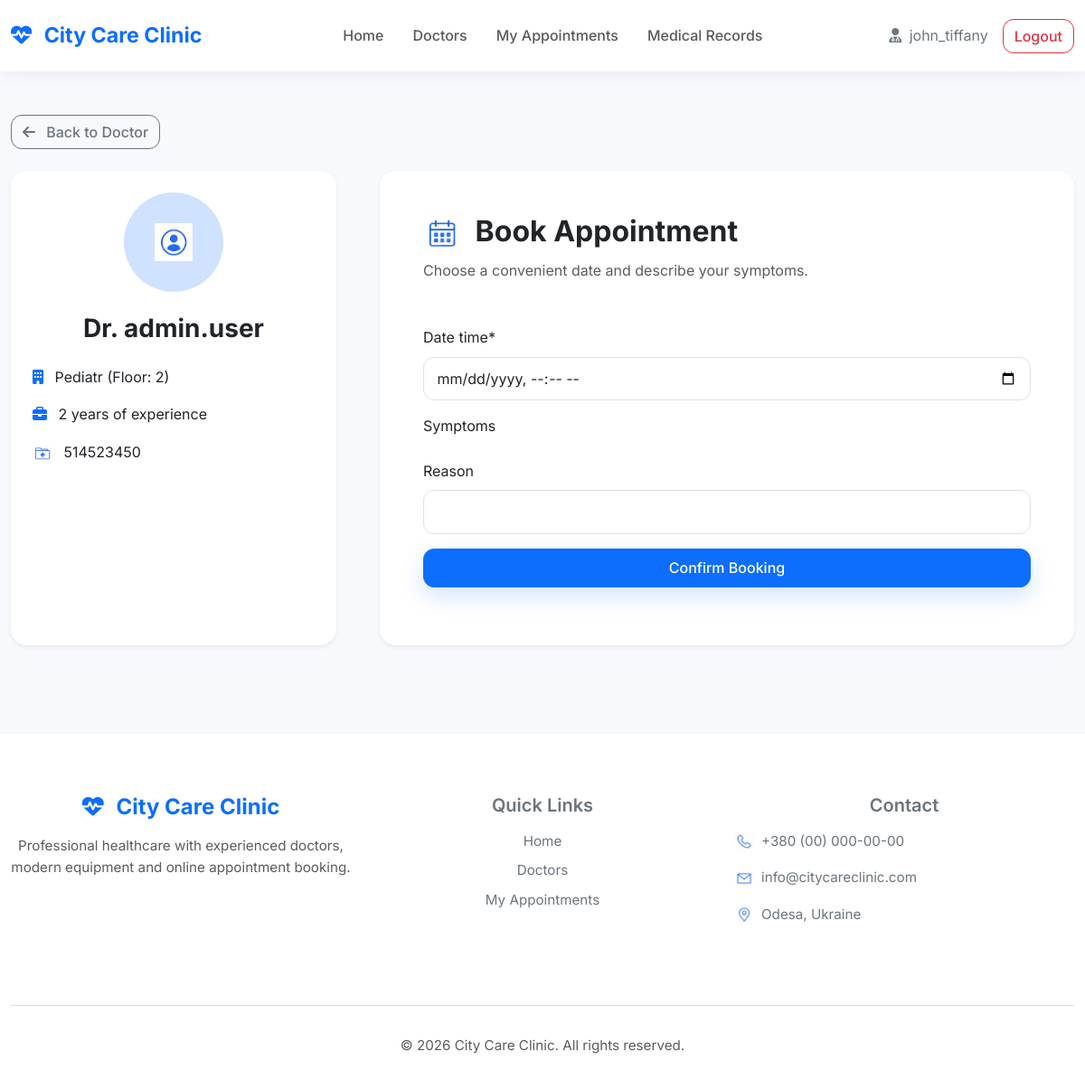
The page /doctor/1/book/ (signed in) on the database its author committed.
### hospital/models.py (models this page shows, shortened)
class CustomUser(AbstractUser):
    ROLE_CHOICES = [
        ("patient", "Patient"),
        ("doctor", "Doctor"),
    ]
    role = models.CharField(
        max_length=50,
        choices=ROLE_CHOICES,
        default="patient",
    )

class DoctorProfile(models.Model):
    user = models.OneToOneField(
        CustomUser,
        on_delete=models.CASCADE,
        related_name="doctor_profile",
    )
    specialization = models.ManyToManyField(
        Specialization,
        related_name="doctors",
        blank=True,
    )
    department = models.ForeignKey(
        Department,
        on_delete=models.CASCADE,
        related_name="doctors",
    )
    experience_years = models.PositiveIntegerField(default=0)
    license_number = models.CharField(max_length=50, unique=True)
    class Meta:
        ordering = ["user__last_name", "user__first_name"]
    def __str__(self):
        return f"Dr. {self.user.get_full_name() or self.user.username}"

class Department(models.Model):
    name = models.CharField(max_length=100)
    floor = models.IntegerField()
    class Meta:
        ordering = ["name"]
    def __str__(self):
        return f"{self.name} (Floor: {self.floor})"

### hospital/views.py (the view, shortened to what this page needs)
class AppointmentCreateView(
    LoginRequiredMixin,
    PatientRequiredMixin,
    generic.CreateView
):
    model = Appointment
    form_class = AppointmentForm
    success_url = reverse_lazy("hospital:my-appointments")
    def get_context_data(self, **kwargs):
        context = super().get_context_data(**kwargs)
        context["doctor"] = get_object_or_404(
            DoctorProfile,
            pk=self.kwargs["pk"]
        )
        return context

### hospital/forms.py
class AppointmentForm(forms.ModelForm):
    symptoms = forms.ModelMultipleChoiceField(
        queryset=Symptom.objects.all(),
        widget=forms.CheckboxSelectMultiple,
        required=False,
    )
    class Meta:
        model = Appointment
        fields = ["date_time", "symptoms", "reason"]
        widgets = {
            "date_time": forms.DateTimeInput(attrs={"type": "datetime-local"}),
        }
    def __init__(self, *args, **kwargs):
        super().__init__(*args, **kwargs)
        self.helper = FormHelper(self)
        self.helper.layout = Layout(
            Fieldset("", "date_time", "symptoms", "reason"),
        )
        self.helper.add_input(
            Submit(
                "submit", "Confirm Booking", css_class="btn-primary w-100"
            )
        )

### hospital/mixins.py (called while the page is built)
    def test_func(self):
        return (
            self.request.user.is_authenticated
            and self.request.user.role == "patient"
            and hasattr(self.request.user, "patient_profile")
        )

### templates/hospital/appointment_form.html (shortened to what this page needs)
{% extends "base.html" %}
{% load static %}
{% load crispy_forms_tags %}
{% block content %}
<section>
  <a
    href="{% url 'hospital:doctor-detail' doctor.pk %}"
    class="btn btn-outline-secondary mb-4"
  >
    <i class="fa-solid fa-arrow-left me-2"></i>
    Back to Doctor
  </a>
  <div class="row g-5">
    <div class="col-lg-4">
      <div class="card border-0 shadow-sm h-100">
        <div class="card-body text-center p-4">
          <div
            class="rounded-circle bg-primary-subtle d-inline-flex justify-content-center align-items-center mb-4"
            style="width: 110px; height: 110px;"
          >
            <img
              src="{% static 'images/icons/icon-user-profile.png' %}"
              class="icon-img"
              alt="Doctor"
            >
          </div>
          <h3 class="fw-bold mb-3">
            {{ doctor }}
          </h3>
          <div class="text-start">
            <p class="mb-3">
              <i class="fa-solid fa-building text-primary me-2"></i>
              {{ doctor.department }}
            </p>
            <p class="mb-3">
              <i class="fa-solid fa-briefcase text-primary me-2"></i>
              {{ doctor.experience_years }}
              years of experience
            </p>
            <p class="mb-0">
              <img
                src="{% static 'images/icons/icon-medical-record.png' %}"
                class="contact-icon me-2"
                alt="License"
              >
              {{ doctor.license_number }}
            </p>
          </div>
        </div>
      </div>
    </div>
    <div class="col-lg-8">
      <div class="card border-0 shadow-sm">
        <div class="card-body p-5">
          <h2 class="fw-bold mb-2">
            <img
                src="{% static 'images/icons/icon-calendar.png' %}"
                class="icon-img me-2"
                alt="Appointment">
              Book Appointment
            </h2>
            <p class="text-muted mb-5">
              Choose a convenient date and describe your symptoms.
            </p>
            {% crispy form %}
        </div>
      </div>
    </div>
  </div>
</section>
{% endblock %}

### templates/base.html (shortened to what this page needs)
{% load static %}
<!DOCTYPE html>
<html lang="en">
<head>
  <link href="https://cdn.jsdelivr.net/npm/bootstrap@5.3.3/dist/css/bootstrap.min.css" rel="stylesheet">
  <link rel="stylesheet"
        href="https://cdnjs.cloudflare.com/ajax/libs/font-awesome/6.7.1/css/all.min.css">
  <link rel="stylesheet" href="{% static 'css/styles.css' %}">
</head>
<body>
<nav class="navbar navbar-expand-lg sticky-top py-3">
  <div class="container">
    <a class="navbar-brand"
       href="{% url 'hospital:home' %}">
      <i class="fa-solid fa-heart-pulse me-2"></i>
      City Care Clinic
    </a>
    <div class="collapse navbar-collapse" id="navbarNav">
      <ul class="navbar-nav mx-auto">
        <li class="nav-item">
          <a class="nav-link px-3" href="{% url 'hospital:home' %}">
            Home
          </a>
        </li>
        <li class="nav-item">
          <a class="nav-link px-3" href="{% url 'hospital:doctor-list' %}">
            Doctors
          </a>
        </li>
        {% if user.is_authenticated %}
          {% if user.role == "patient" %}
            <li class="nav-item">
              <a
                class="nav-link px-3"
                href="{% url 'hospital:my-appointments' %}"
              >
                My Appointments
              </a>
            </li>
            <li class="nav-item">
              <a
                class="nav-link px-3"
                href="{% url 'hospital:my-records' %}"
              >
                Medical Records
              </a>
            </li>
          {% endif %}
        {% endif %}
      </ul>
      <div class="d-flex align-items-center gap-2">
        {% if user.is_authenticated %}
          <span class="text-secondary me-2">
            <i class="fa-solid fa-user-doctor me-1"></i>
            {{ user.username }}
          </span>
          <form method="post" action="{% url 'logout' %}">
            <button class="btn btn-outline-danger">
              Logout
            </button>
          </form>
        {% endif %}
      </div>
    </div>
  </div>
</nav>
<main class="py-5">
  <div class="container">
    {% block content %}
    {% endblock %}
  </div>
</main>
<footer class="mt-5">
  <div class="container">
    <div class="row py-5">
      <div class="col-lg-4 mb-4">
        <h4 class="text-primary fw-bold">
          <i class="fa-solid fa-heart-pulse me-2"></i>
          City Care Clinic
        </h4>
        <p class="text-muted mt-3">
          Professional healthcare with experienced doctors,
          modern equipment and online appointment booking.
        </p>
      </div>
      <div class="col-lg-4 mb-4">
        <h5 class="fw-semibold mb-3">
          Quick Links
        </h5>
        <ul class="list-unstyled">
          <li class="mb-2">
            <a href="{% url 'hospital:home' %}">
              Home
            </a>
          </li>
          <li class="mb-2">
            <a href="{% url 'hospital:doctor-list' %}">
              Doctors
            </a>
          </li>
          {% if user.is_authenticated %}
            {% if user.role == "patient" %}
              <li class="mb-2">
                <a href="{% url 'hospital:my-appointments' %}">
                  My Appointments
                </a>
              </li>
            {% endif %}
          {% endif %}
        </ul>
      </div>
      <div class="col-lg-4">
        <h5 class="fw-semibold mb-3">
          Contact
        </h5>
        <p class="mb-3 d-flex align-items-center gap-2">
          <img
            src="{% static 'images/icons/icon-phone.png' %}"
            alt="Phone"
            class="contact-icon"
          >
          <span>+380 (00) 000-00-00</span>
        </p>
        <p class="mb-3 d-flex align-items-center gap-2">
          <img
            src="{% static 'images/icons/icon-mail.png' %}"
            alt="Email"
            class="contact-icon"
          >
          <span>info@citycareclinic.com</span>
        </p>
        <p class="d-flex align-items-center gap-2">
          <img
            src="{% static 'images/icons/icon-location.png' %}"
            alt="Location"
            class="contact-icon"
          >
          <span>Odesa, Ukraine</span>
        </p>
      </div>
    </div>
    <hr>
    <div class="text-center py-3 text-muted">
      © {% now "Y" %} City Care Clinic.
      All rights reserved.
    </div>
  </div>
</footer>
</body>
</html>

### static/css/styles.css (style rules this page uses)
* { margin: 0; padding: 0; box-sizing: border-box; }
:root { --primary: #0d6efd; --background: #f7f9fc; --text: #2c3e50; --shadow: rgba(0, 0, 0, .07); }
html { scroll-behavior: smooth; }
body { font-family: "Inter", sans-serif; background: var(--background); color: var(--text); line-height: 1.6; }
main { min-height: calc(100vh - 230px); }
.container { max-width: 1200px; }
a { text-decoration: none; }
.navbar { background: #fff; padding: .9rem 0; box-shadow: 0 2px 18px rgba(0, 0, 0, .06); backdrop-filter: blur(14px); }
.navbar-brand { font-size: 1.45rem; font-weight: 700; color: var(--primary) !important; transition: .25s ease; }
.nav-link { position: relative; font-weight: 500; transition: .25s ease; }
.nav-link::after { content: ""; position: absolute; left: 12px; bottom: 0; width: 0; height: 2px; background: var(--primary); transition: .25s ease; }
.btn { border-radius: 12px; font-weight: 500; transition: .25s ease; }
.btn-primary, .btn-outline-primary { padding: .55rem 1.4rem; }
.btn-primary { box-shadow: 0 10px 25px rgba(13, 110, 253, .18); }
.btn-outline-danger { border-radius: 12px; }
.card { border: none; border-radius: 18px; overflow: hidden; box-shadow: 0 10px 28px var(--shadow); transition: .25s ease; }
.rounded-circle { transition: .3s; }
.form-control, .form-select { padding: .7rem .9rem; border-radius: 12px; }
.icon-img { width: 42px; height: 42px; object-fit: contain; flex-shrink: 0; transition: transform .3s ease, filter .3s ease; }
.contact-icon { width: 22px; height: 22px; object-fit: contain; flex-shrink: 0; }
footer { margin-top: 80px; padding: 20px 0; background: #fff; border-top: 1px solid #ececec; color: #6c757d; text-align: center; font-size: .95rem; }
footer a { color: #6c757d; transition: .25s ease; }
.fa-solid { transition: .25s ease; }

### rows shown on the page
CustomUser: username "john_tiffany"
DoctorProfile: user.username "Dr. admin.user", department "Pediatr (Floor: 2)", experience_years "2", license_number "514523450"
